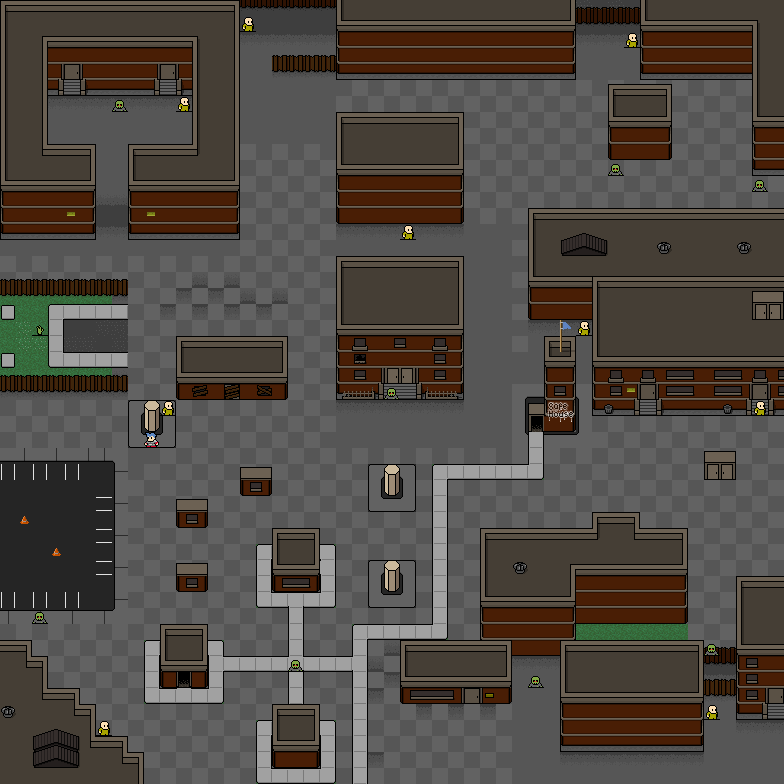

This game map was drawn from its Tiled (.tmx) file and the tilesets committed beside it. A one-line description and the trimmed map source follow:
An orthogonal 49x49 tile map with 16x16 px tiles, 3 tile layers (bg, fg, placement).

<map version="1.0" orientation="orthogonal" width="49" height="49" tilewidth="16" tileheight="16">
 <properties>
  <property name="safe" value="33,26;" />
 </properties>
 <tileset firstgid="1" name="ztown" tilewidth="16" tileheight="16">
  <image source="ztown.png" width="256" height="295" />
 </tileset>
 <layer name="bg" width="49" height="49">
  <data>[2401 cells, 2401 non-empty, 112 distinct tile ids]</data>
 </layer>
 <layer name="fg" width="49" height="49">
  <data>[2401 cells, 76 non-empty, 19 distinct tile ids]</data>
 </layer>
 <layer name="placement" width="49" height="49">
  <data>[2401 cells, 19 non-empty, 4 distinct tile ids]</data>
 </layer>
</map>
